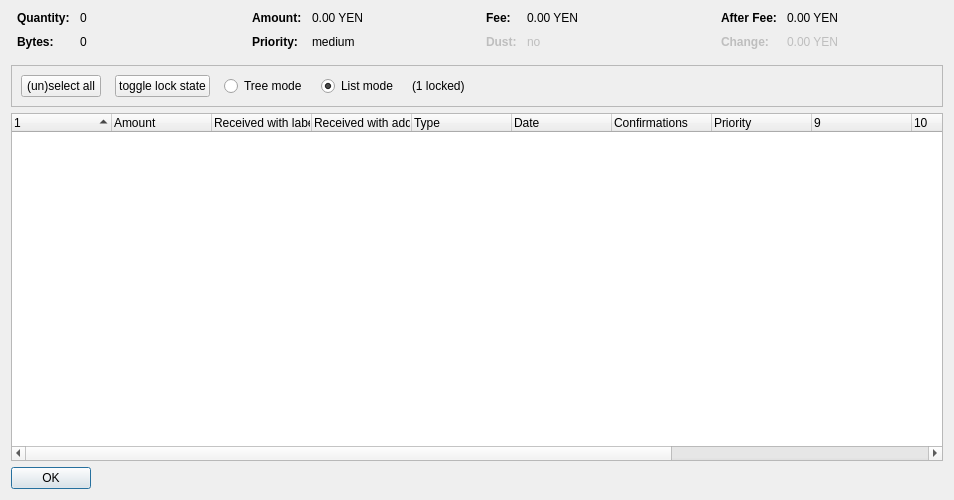
<?xml version="1.0" encoding="UTF-8"?>
<ui version="4.0">
 <class>CoinControlDialog</class>
 <widget class="QDialog" name="CoinControlDialog">
  <property name="geometry">
   <rect>
    <x>0</x>
    <y>0</y>
    <width>954</width>
    <height>500</height>
   </rect>
  </property>
  <property name="windowTitle">
   <string>Coin Selection</string>
  </property>
  <layout class="QVBoxLayout" name="verticalLayout">
   <item>
    <layout class="QHBoxLayout" name="horizontalLayoutTop" stretch="0,0,0,0">
     <property name="topMargin">
      <number>0</number>
     </property>
     <property name="bottomMargin">
      <number>10</number>
     </property>
     <item>
      <layout class="QFormLayout" name="formLayoutCoinControl1">
       <property name="horizontalSpacing">
        <number>10</number>
       </property>
       <property name="verticalSpacing">
        <number>10</number>
       </property>
       <property name="leftMargin">
        <number>6</number>
       </property>
       <property name="rightMargin">
        <number>6</number>
       </property>
       <item row="0" column="0">
        <widget class="QLabel" name="labelCoinControlQuantityText">
         <property name="font">
          <font>
           <weight>75</weight>
           <bold>true</bold>
          </font>
         </property>
         <property name="text">
          <string>Quantity:</string>
         </property>
        </widget>
       </item>
       <item row="0" column="1">
        <widget class="QLabel" name="labelCoinControlQuantity">
         <property name="cursor">
          <cursorShape>IBeamCursor</cursorShape>
         </property>
         <property name="contextMenuPolicy">
          <enum>Qt::ActionsContextMenu</enum>
         </property>
         <property name="text">
          <string notr="true">0</string>
         </property>
         <property name="textInteractionFlags">
          <set>Qt::LinksAccessibleByMouse|Qt::TextSelectableByKeyboard|Qt::TextSelectableByMouse</set>
         </property>
        </widget>
       </item>
       <item row="1" column="0">
        <widget class="QLabel" name="labelCoinControlBytesText">
         <property name="font">
          <font>
           <weight>75</weight>
           <bold>true</bold>
          </font>
         </property>
         <property name="text">
          <string>Bytes:</string>
         </property>
        </widget>
       </item>
       <item row="1" column="1">
        <widget class="QLabel" name="labelCoinControlBytes">
         <property name="cursor">
          <cursorShape>IBeamCursor</cursorShape>
         </property>
         <property name="contextMenuPolicy">
          <enum>Qt::ActionsContextMenu</enum>
         </property>
         <property name="text">
          <string notr="true">0</string>
         </property>
         <property name="textInteractionFlags">
          <set>Qt::LinksAccessibleByMouse|Qt::TextSelectableByKeyboard|Qt::TextSelectableByMouse</set>
         </property>
        </widget>
       </item>
      </layout>
     </item>
     <item>
      <layout class="QFormLayout" name="formLayoutCoinControl2">
       <property name="horizontalSpacing">
        <number>10</number>
       </property>
       <property name="verticalSpacing">
        <number>10</number>
       </property>
       <property name="leftMargin">
        <number>6</number>
       </property>
       <property name="rightMargin">
        <number>6</number>
       </property>
       <item row="0" column="0">
        <widget class="QLabel" name="labelCoinControlAmountText">
         <property name="font">
          <font>
           <weight>75</weight>
           <bold>true</bold>
          </font>
         </property>
         <property name="text">
          <string>Amount:</string>
         </property>
        </widget>
       </item>
       <item row="0" column="1">
        <widget class="QLabel" name="labelCoinControlAmount">
         <property name="cursor">
          <cursorShape>IBeamCursor</cursorShape>
         </property>
         <property name="contextMenuPolicy">
          <enum>Qt::ActionsContextMenu</enum>
         </property>
         <property name="text">
          <string notr="true">0.00 YEN</string>
         </property>
         <property name="textInteractionFlags">
          <set>Qt::LinksAccessibleByMouse|Qt::TextSelectableByKeyboard|Qt::TextSelectableByMouse</set>
         </property>
        </widget>
       </item>
       <item row="1" column="0">
        <widget class="QLabel" name="labelCoinControlPriorityText">
         <property name="font">
          <font>
           <weight>75</weight>
           <bold>true</bold>
          </font>
         </property>
         <property name="text">
          <string>Priority:</string>
         </property>
        </widget>
       </item>
       <item row="1" column="1">
        <widget class="QLabel" name="labelCoinControlPriority">
         <property name="cursor">
          <cursorShape>IBeamCursor</cursorShape>
         </property>
         <property name="contextMenuPolicy">
          <enum>Qt::ActionsContextMenu</enum>
         </property>
         <property name="text">
          <string>medium</string>
         </property>
         <property name="textInteractionFlags">
          <set>Qt::LinksAccessibleByMouse|Qt::TextSelectableByKeyboard|Qt::TextSelectableByMouse</set>
         </property>
        </widget>
       </item>
      </layout>
     </item>
     <item>
      <layout class="QFormLayout" name="formLayoutCoinControl3">
       <property name="horizontalSpacing">
        <number>10</number>
       </property>
       <property name="verticalSpacing">
        <number>10</number>
       </property>
       <property name="leftMargin">
        <number>6</number>
       </property>
       <property name="rightMargin">
        <number>6</number>
       </property>
       <item row="0" column="0">
        <widget class="QLabel" name="labelCoinControlFeeText">
         <property name="font">
          <font>
           <weight>75</weight>
           <bold>true</bold>
          </font>
         </property>
         <property name="text">
          <string>Fee:</string>
         </property>
        </widget>
       </item>
       <item row="0" column="1">
        <widget class="QLabel" name="labelCoinControlFee">
         <property name="cursor">
          <cursorShape>IBeamCursor</cursorShape>
         </property>
         <property name="contextMenuPolicy">
          <enum>Qt::ActionsContextMenu</enum>
         </property>
         <property name="text">
          <string notr="true">0.00 YEN</string>
         </property>
         <property name="textInteractionFlags">
          <set>Qt::LinksAccessibleByMouse|Qt::TextSelectableByKeyboard|Qt::TextSelectableByMouse</set>
         </property>
        </widget>
       </item>
       <item row="1" column="0">
        <widget class="QLabel" name="labelCoinControlLowOutputText">
         <property name="enabled">
          <bool>false</bool>
         </property>
         <property name="font">
          <font>
           <weight>75</weight>
           <bold>true</bold>
          </font>
         </property>
         <property name="text">
          <string>Dust:</string>
         </property>
        </widget>
       </item>
       <item row="1" column="1">
        <widget class="QLabel" name="labelCoinControlLowOutput">
         <property name="enabled">
          <bool>false</bool>
         </property>
         <property name="cursor">
          <cursorShape>IBeamCursor</cursorShape>
         </property>
         <property name="contextMenuPolicy">
          <enum>Qt::ActionsContextMenu</enum>
         </property>
         <property name="text">
          <string>no</string>
         </property>
         <property name="textInteractionFlags">
          <set>Qt::LinksAccessibleByMouse|Qt::TextSelectableByKeyboard|Qt::TextSelectableByMouse</set>
         </property>
        </widget>
       </item>
      </layout>
     </item>
     <item>
      <layout class="QFormLayout" name="formLayoutCoinControl4">
       <property name="horizontalSpacing">
        <number>10</number>
       </property>
       <property name="verticalSpacing">
        <number>10</number>
       </property>
       <property name="leftMargin">
        <number>6</number>
       </property>
       <property name="rightMargin">
        <number>6</number>
       </property>
       <item row="0" column="0">
        <widget class="QLabel" name="labelCoinControlAfterFeeText">
         <property name="font">
          <font>
           <weight>75</weight>
           <bold>true</bold>
          </font>
         </property>
         <property name="text">
          <string>After Fee:</string>
         </property>
        </widget>
       </item>
       <item row="0" column="1">
        <widget class="QLabel" name="labelCoinControlAfterFee">
         <property name="cursor">
          <cursorShape>IBeamCursor</cursorShape>
         </property>
         <property name="contextMenuPolicy">
          <enum>Qt::ActionsContextMenu</enum>
         </property>
         <property name="text">
          <string notr="true">0.00 YEN</string>
         </property>
         <property name="textInteractionFlags">
          <set>Qt::LinksAccessibleByMouse|Qt::TextSelectableByKeyboard|Qt::TextSelectableByMouse</set>
         </property>
        </widget>
       </item>
       <item row="1" column="0">
        <widget class="QLabel" name="labelCoinControlChangeText">
         <property name="enabled">
          <bool>false</bool>
         </property>
         <property name="font">
          <font>
           <weight>75</weight>
           <bold>true</bold>
          </font>
         </property>
         <property name="text">
          <string>Change:</string>
         </property>
        </widget>
       </item>
       <item row="1" column="1">
        <widget class="QLabel" name="labelCoinControlChange">
         <property name="enabled">
          <bool>false</bool>
         </property>
         <property name="cursor">
          <cursorShape>IBeamCursor</cursorShape>
         </property>
         <property name="contextMenuPolicy">
          <enum>Qt::ActionsContextMenu</enum>
         </property>
         <property name="text">
          <string notr="true">0.00 YEN</string>
         </property>
         <property name="textInteractionFlags">
          <set>Qt::LinksAccessibleByMouse|Qt::TextSelectableByKeyboard|Qt::TextSelectableByMouse</set>
         </property>
        </widget>
       </item>
      </layout>
     </item>
    </layout>
   </item>
   <item>
    <widget class="QFrame" name="frame">
     <property name="minimumSize">
      <size>
       <width>0</width>
       <height>40</height>
      </size>
     </property>
     <property name="frameShape">
      <enum>QFrame::StyledPanel</enum>
     </property>
     <property name="frameShadow">
      <enum>QFrame::Sunken</enum>
     </property>
     <layout class="QHBoxLayout" name="horizontalLayout">
      <item>
       <layout class="QHBoxLayout" name="horizontalLayoutPanel" stretch="0,0,0,0,0,0">
        <property name="spacing">
         <number>14</number>
        </property>
        <item>
         <widget class="QPushButton" name="pushButtonSelectAll">
          <property name="sizePolicy">
           <sizepolicy hsizetype="Maximum" vsizetype="Fixed">
            <horstretch>0</horstretch>
            <verstretch>0</verstretch>
           </sizepolicy>
          </property>
          <property name="text">
           <string>(un)select all</string>
          </property>
          <property name="autoDefault">
           <bool>false</bool>
          </property>
         </widget>
        </item>
        <item>
         <widget class="QPushButton" name="pushButtonToggleLock">
          <property name="sizePolicy">
           <sizepolicy hsizetype="Maximum" vsizetype="Fixed">
            <horstretch>0</horstretch>
            <verstretch>0</verstretch>
           </sizepolicy>
          </property>
          <property name="text">
           <string>toggle lock state</string>
          </property>
          <property name="autoDefault">
           <bool>false</bool>
          </property>
         </widget>
        </item>
        <item>
         <widget class="QRadioButton" name="radioTreeMode">
          <property name="sizePolicy">
           <sizepolicy hsizetype="Maximum" vsizetype="Fixed">
            <horstretch>0</horstretch>
            <verstretch>0</verstretch>
           </sizepolicy>
          </property>
          <property name="text">
           <string>Tree mode</string>
          </property>
         </widget>
        </item>
        <item>
         <widget class="QRadioButton" name="radioListMode">
          <property name="sizePolicy">
           <sizepolicy hsizetype="Maximum" vsizetype="Fixed">
            <horstretch>0</horstretch>
            <verstretch>0</verstretch>
           </sizepolicy>
          </property>
          <property name="text">
           <string>List mode</string>
          </property>
          <property name="checked">
           <bool>true</bool>
          </property>
         </widget>
        </item>
        <item>
         <widget class="QLabel" name="labelLocked">
          <property name="text">
           <string>(1 locked)</string>
          </property>
         </widget>
        </item>
        <item>
         <spacer name="horizontalSpacer">
          <property name="orientation">
           <enum>Qt::Horizontal</enum>
          </property>
          <property name="sizeHint" stdset="0">
           <size>
            <width>40</width>
            <height>20</height>
           </size>
          </property>
         </spacer>
        </item>
       </layout>
      </item>
     </layout>
    </widget>
   </item>
   <item>
    <widget class="CoinControlTreeWidget" name="treeWidget">
     <property name="contextMenuPolicy">
      <enum>Qt::CustomContextMenu</enum>
     </property>
     <property name="sortingEnabled">
      <bool>false</bool>
     </property>
     <property name="columnCount">
      <number>13</number>
     </property>
     <attribute name="headerShowSortIndicator" stdset="0">
      <bool>true</bool>
     </attribute>
     <attribute name="headerStretchLastSection">
      <bool>false</bool>
     </attribute>
     <column>
      <property name="text">
       <string/>
      </property>
     </column>
     <column>
      <property name="text">
       <string>Amount</string>
      </property>
     </column>
     <column>
      <property name="text">
       <string>Received with label</string>
      </property>
     </column>
     <column>
      <property name="text">
       <string>Received with address</string>
      </property>
     </column>
     <column>
      <property name="text">
       <string>Type</string>
      </property>
     </column>
     <column>
      <property name="text">
       <string>Date</string>
      </property>
     </column>
     <column>
      <property name="text">
       <string>Confirmations</string>
      </property>
      <property name="toolTip">
       <string>Confirmed</string>
      </property>
     </column>
     <column>
      <property name="text">
       <string>Priority</string>
      </property>
     </column>
     <column>
      <property name="text">
       <string/>
      </property>
     </column>
     <column>
      <property name="text">
       <string/>
      </property>
     </column>
     <column>
      <property name="text">
       <string/>
      </property>
     </column>
     <column>
      <property name="text">
       <string/>
      </property>
     </column>
     <column>
      <property name="text">
       <string/>
      </property>
     </column>
    </widget>
   </item>
   <item>
    <widget class="QDialogButtonBox" name="buttonBox">
     <property name="sizePolicy">
      <sizepolicy hsizetype="Maximum" vsizetype="Fixed">
       <horstretch>0</horstretch>
       <verstretch>0</verstretch>
      </sizepolicy>
     </property>
     <property name="orientation">
      <enum>Qt::Horizontal</enum>
     </property>
     <property name="standardButtons">
      <set>QDialogButtonBox::Ok</set>
     </property>
    </widget>
   </item>
  </layout>
 </widget>
 <customwidgets>
  <customwidget>
   <class>CoinControlTreeWidget</class>
   <extends>QTreeWidget</extends>
   <header>coincontroltreewidget.h</header>
  </customwidget>
 </customwidgets>
 <resources/>
 <connections/>
</ui>
